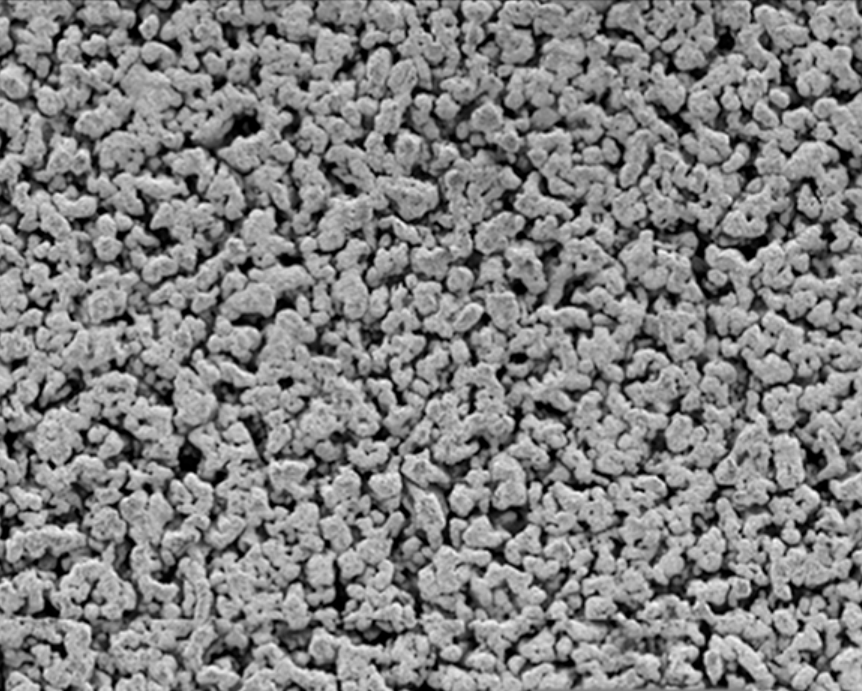
#> input picture data/ThickTiSinter_41p_270t_500mm.png, 862 x 691 px
$ python testing.py
#> lines starting #> are read from the running program, lines starting #| are printed output that depends on the picture
### lens1.py
import numpy as np
import matplotlib.pyplot as plt
import matplotlib.patches as mpatches
import skimage as sk
from scipy.ndimage import center_of_mass, gaussian_filter, label
import time
import math
from typing import Optional

IMG1_1: np.ndarray = sk.io.imread('data/ThickTiSinter_41p_270t_500mm.png')
#> IMG1_1 is the input picture: shape (691, 862, 4); mean R, G, B, A 129.4, 129.4, 129.4, 255
IMG1_2: np.ndarray = sk.io.imread('data/ThickTiSinter_41p_270t_500mm.png')
IMG2_1: np.ndarray = sk.io.imread('data/ThinTiSinter_52p_40t_100mm.png')
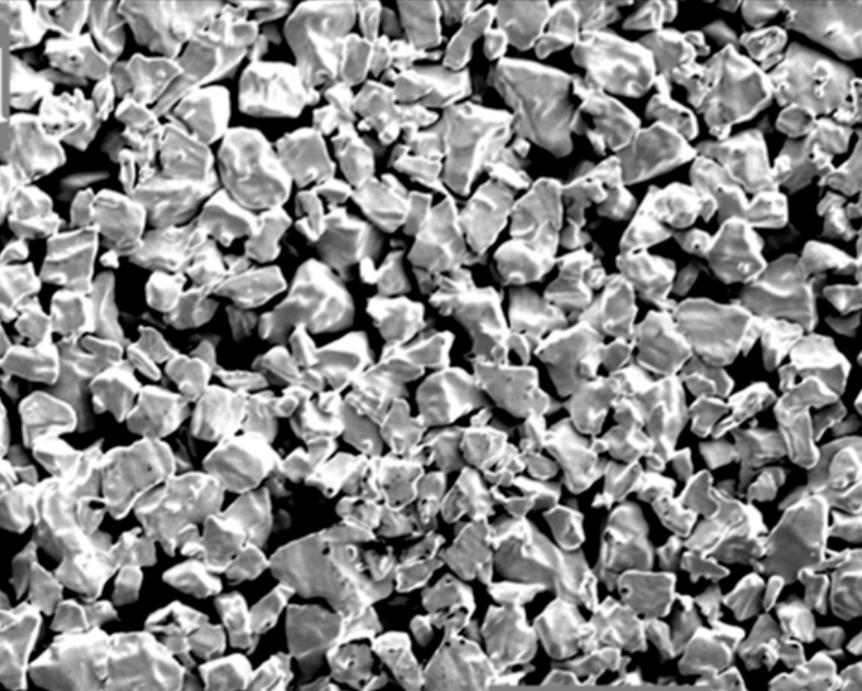
#> input picture data/ThinTiSinter_52p_40t_100mm.png, 862 x 691 px
#> IMG2_1 is the input picture: shape (691, 862, 4); mean R, G, B, A 136.3, 136.3, 136.3, 255
IMG2_2: np.ndarray = sk.io.imread('data/ThinTiSinter_52p_40t_500mm.png')
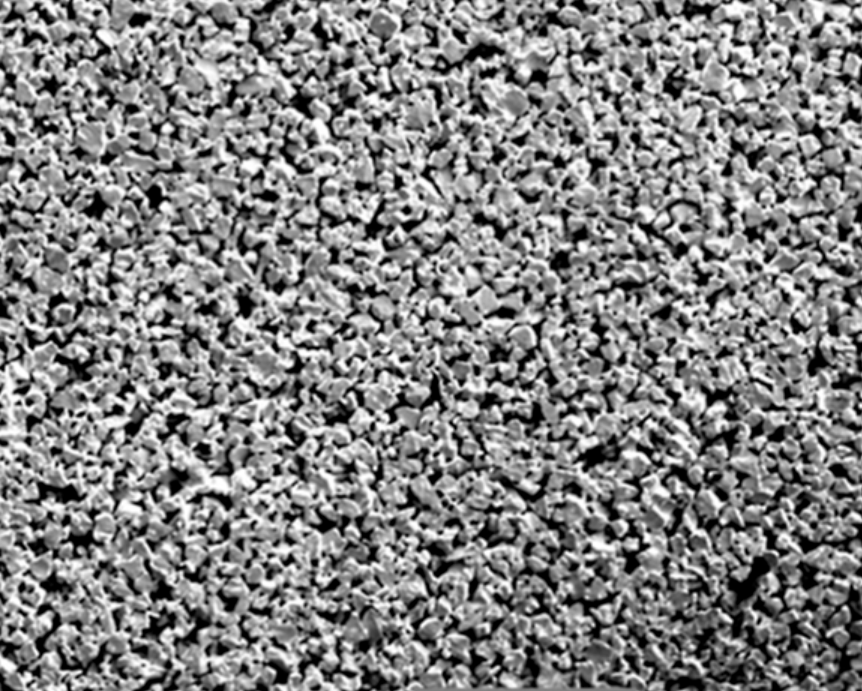
#> input picture data/ThinTiSinter_52p_40t_500mm.png, 862 x 691 px
#> IMG2_2 is the input picture: shape (691, 862, 4); mean R, G, B, A 131, 131, 131, 255
IMG3_1: np.ndarray = sk.io.imread('data/TiFelt_75p_100mm.png')
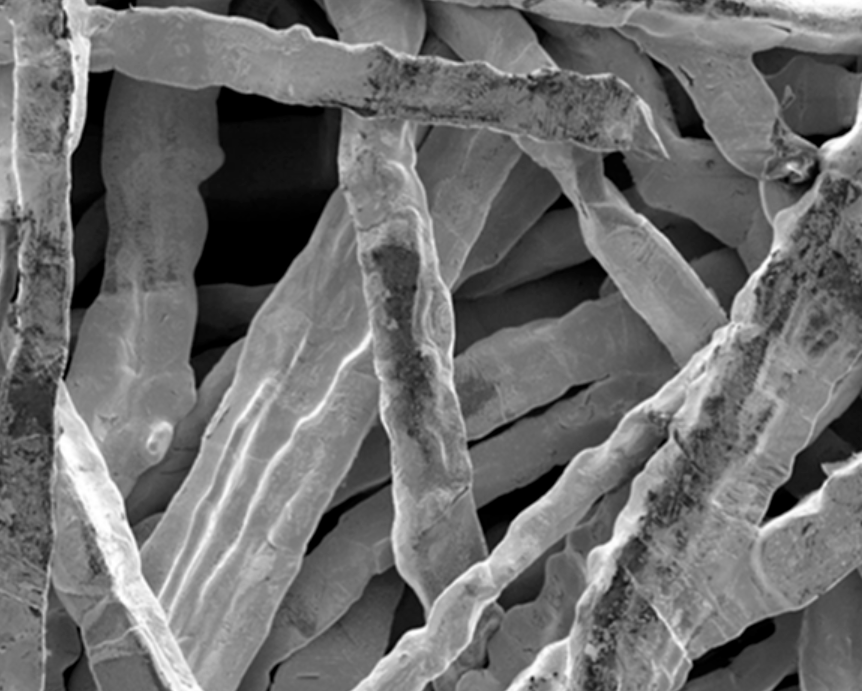
#> input picture data/TiFelt_75p_100mm.png, 862 x 691 px
#> IMG3_1 is the input picture: shape (691, 862, 4); mean R, G, B, A 110.2, 110.2, 110.2, 255
IMG3_2: np.ndarray = sk.io.imread('data/TiFelt_75p_500mm.png')
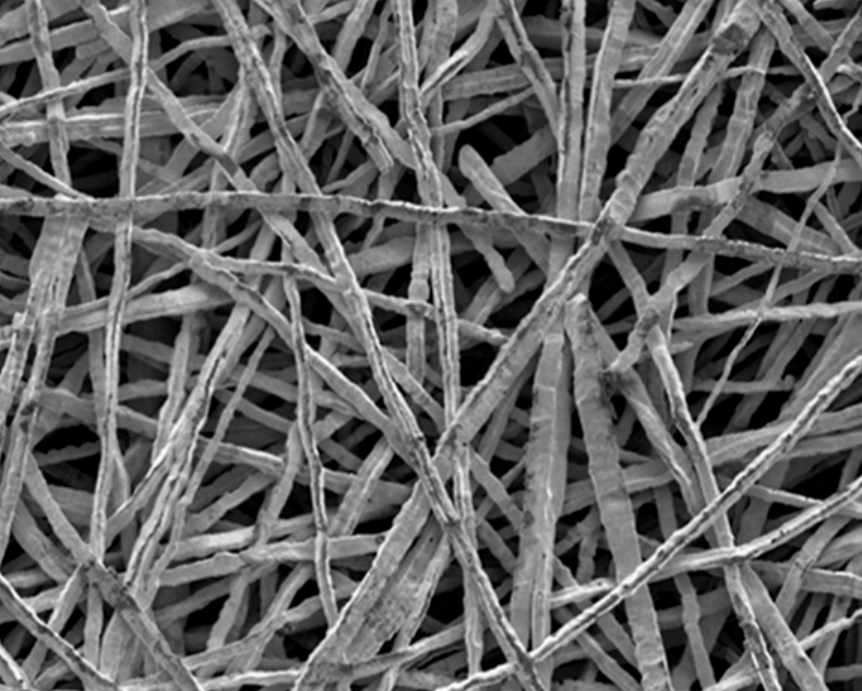
#> input picture data/TiFelt_75p_500mm.png, 862 x 691 px
#> IMG3_2 is the input picture: shape (691, 862, 4); mean R, G, B, A 100.1, 100.1, 100.1, 255

# Part 1: Thresholding methods

def otsu(img: np.ndarray) -> tuple[int, float]:
    """
    Computes the optimal binary threshold of a grayscale image using
    Otsu's method.

    Parameters:
        img (np.ndarray):
            A grayscale image represented as a 2-D `uint8` NumPy array.

    Returns:
        tuple[int, float]:
            thresh (int):
                The optimal threshold in the range [0, 255].
                For binary images, this is the non-zero pixel value (e.g., 255 or 1).
            var (float):
                The maximum between-class variance.
    """

    flat = img.ravel()
    unique = np.unique(flat)
#> unique = 216 values from 0 to 255
    if len(unique) == 2: # Binary image
        return (128, 0.) # Just return middle
    sz = np.size(flat)
#> sz = 595642
    thresh = 0 ; var = float("-inf")

    hist = np.bincount(flat, minlength=256)
#> hist = 256 values, max 13038 at index 0, min 0 at index 8, mean 2326.7
    p = hist / hist.sum()
#> p = 256 values, max 0.0219 at index 0, min 0 at index 8, mean 0.00391

    omega = np.cumsum(p)
#> omega = 256 values from 0.0219 to 1
    mu = np.cumsum(np.arange(256) * p)
#> mu = 256 values from 0 to 110.1
    mu_total = mu[-1]
#> mu_total = 110.1

    for t in range(0, 256, 1):
        w0 = omega[t]
        w1 = 1 - w0

        if w0 == 0 or w1 == 0:
            continue

        mu0 = mu[t] / w0
        mu1 = (mu_total - mu[t]) / w1

        s2 = w0 * w1 * (mu0 - mu1) ** 2
        if s2 > var:
            thresh = t
            var = s2
#> this loop made 256 passes
#> (w0, w1, mu0, mu1, s2, var) on passes 1, 2, 3, 4, 5, 6, 7, 8, 10, 11, 12, 13: (0.0219, 0.978, 0, 112.6, 271.3, 271.3), (0.0246, 0.975, 0.11, 112.9, 305.2, 305.2), (0.027, 0.973, 0.279, 113.2, 334.9, 334.9), (0.03, 0.97, 0.549, 113.5, 371.1, 371.1), (0.0315, 0.969, 0.711, 113.7, 388.8, 388.8), (0.033, 0.967, 0.912, 113.8, 407, 407), (0.0356, 0.964, 1.29, 114.1, 437.6, 437.6), (0.0367, 0.963, 1.46, 114.2, 450.2, 450.2), (0.0383, 0.962, 1.77, 114.4, 467.9, 467.9), (0.0407, 0.959, 2.26, 114.7, 494, 494), (0.0439, 0.956, 2.88, 115, 527.3, 527.3), (0.0467, 0.953, 3.43, 115.3, 557.1, 557.1)
#> (w0, w1, mu0, mu1, s2) on passes 9, 16, 23, 26, 28, 30: (0.0367, 0.963, 1.46, 114.2, 450.2), (0.0528, 0.947, 4.59, 116, 620.5), (0.0647, 0.935, 7.09, 117.2, 733.5), (0.0706, 0.929, 8.49, 117.8, 784.4), (0.0749, 0.925, 9.5, 118.3, 819.5), (0.0769, 0.923, 9.97, 118.4, 835)
#> after the loop, thresh = 105; var = 1465.5

    return (thresh, var)

# [82 lines left out: functions multi_otsu, IoU, Dice, not called in this run]

class ptl_ccl:
    """
    Porous Transport Layer's Connected Components Labeling (PTL-CCL)
    """

    regions = []
    labels: Optional[np.ndarray] = None

    # [6 lines left out: function __init__, not called in this run]

    def pores(self) -> list:
        return self.regions

    def eccentricity(self, i: int) -> float:
        return self.regions[i].eccentricity

    def area(self, i: int) -> float:
        return self.regions[i].area

    def perimeter(self, i: int) -> float:
        return self.regions[i].perimeter

    def moments_hu(self, i: int) -> float:
        return self.regions[i].moments_hu

    def compactness(self, i: int) -> float:
        return (4 * math.pi * self.area(i)) / (self.perimeter(i) ** 2)

    # [31 lines left out: functions average_elongation, _render_plot, not called in this run]

    def show(self, max_labels: int = 20) -> None:
        fig, _ = self._render_plot(max_labels=max_labels)
        plt.show()

    # [93 lines left out: functions save, harris_corners, plot_harris_corners, main, not called in this run]


# [2 lines that do not run on import are left out]

### testing.py
import numpy as np
import matplotlib.pyplot as plt
import skimage as sk
from lens1 import otsu

def main():
    # Load the Ti Felt image (the one with the largest error)
    img_raw = sk.io.imread("data/TiFelt_75p_100mm.png", as_gray=True)
    img_uint8 = (img_raw * 255.0).astype(np.uint8) if img_raw.max() <= 1.0 else img_raw.astype(np.uint8)

    # 1. Get Otsu's Threshold
    otsu_t, _ = otsu(img_uint8)
#> otsu_t = 105

    # 2. Get the True 75% Porosity Threshold
    percentile_t = np.percentile(img_uint8, 75.0)
#> percentile_t = 139

    # 3. Plot the Histogram
    plt.figure(figsize=(10, 5))

    # Plot pixel distribution
    plt.hist(img_uint8.ravel(), bins=256, range=(0, 255), color='gray', alpha=0.7)

    # Plot Otsu (Red) vs True Target (Green)
    plt.axvline(otsu_t, color='red', linestyle='dashed', linewidth=2,
                label=f'Otsu Threshold (T={otsu_t:.1f})')
    plt.axvline(percentile_t, color='green', linestyle='dashed', linewidth=2,
                label=f'True 75% Cutoff (T={percentile_t:.1f})')

    # Fill the "Error Zone" between the two lines
    plt.axvspan(otsu_t, percentile_t, color='red', alpha=0.15, label='Misclassified as Solid')

    plt.title("Histogram Analysis: Ti Felt (75% Target Porosity)", fontweight='bold')
    plt.xlabel("Pixel Intensity (0 = Dark Pore, 255 = Bright Solid)")
    plt.ylabel("Pixel Count")
    plt.legend()
    plt.grid(alpha=0.3)

    plt.tight_layout()
    plt.savefig("results/histogram_diagnostic.png", dpi=300)
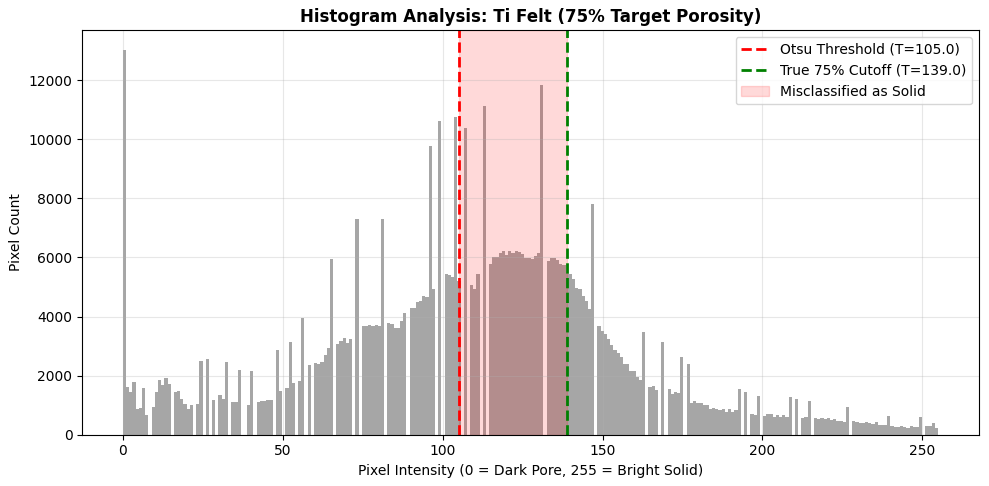
#> figure drawn by matplotlib, 1 panel; tallest bar 13038 high, from x = 0 to 0.996
    print("Saved histogram diagnostic to results/histogram_diagnostic.png")

if __name__ == "__main__":
    main()
